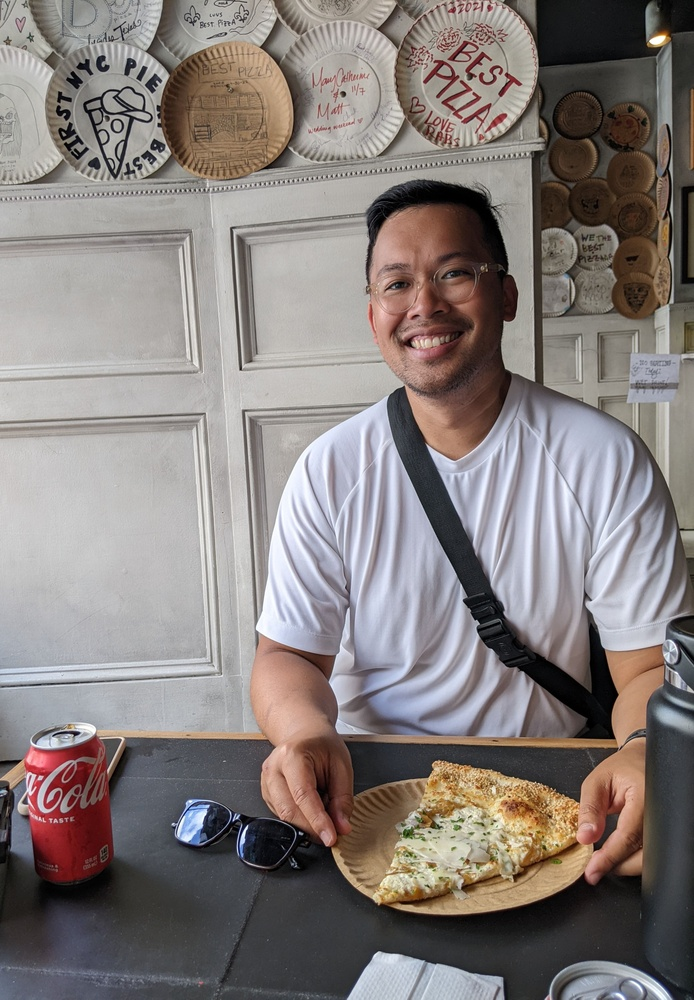
#> input picture py/images/best_pizza.jpg, 694 x 1000 px, shrunk from 2786 x 4017 before the run
$ python binarized.py
#> lines starting #> are read from the running program, lines starting #| are printed output that depends on the picture; after the words box and inside, x2 and y2 are one past the last pixel; in counts of white or black regions, pixels touching at a corner belong together
### py/color_helper.py
# Colour Helper
# asher
# 13 December 2023

# Do you need help with colours?
# This is for you!


# [21 lines left out: function pixel_to_string, not called in this run]

def is_light(pixel: tuple) -> bool:
    """check if average RGB value is at least 128"""
    r, g, b = pixel
    return (r + g + b) / 3 >= 128

# [10 lines that do not run on import are left out]

### py/binarized.py
# binarized image
# asher
# 2023-12-19

import color_helper

from PIL import Image

with Image.open("./images/best_pizza.jpg") as im:
#> im is the input picture: PIL image 694x1000 RGB; mean R, G, B 134.1, 126.4, 124.1
  image_height = im.height
#> image_height = 1000
  image_width = im.width
#> image_width = 694

  for y in range(image_height):
    for x in range(image_width):
      pixel = im.getpixel((x, y))

      # check if pixel is white
      if color_helper.is_light(pixel):
        im.putpixel((x, y), (255, 255, 255))
      else:
        im.putpixel((x, y), (0, 0, 0))
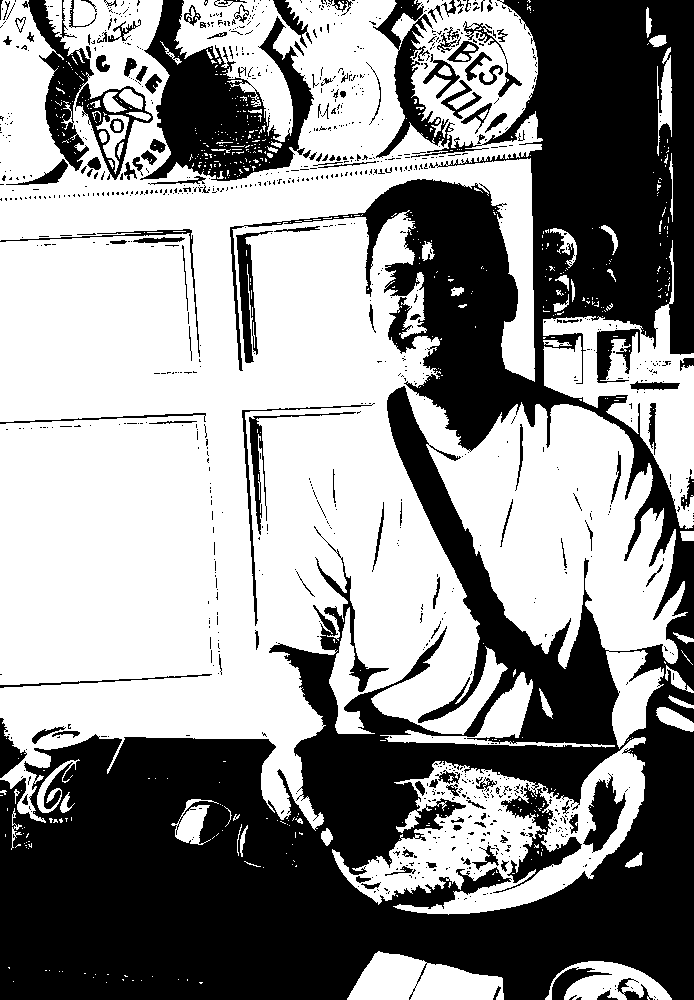
#> im: PIL image 694x1000 RGB; 56.7% white; 1061 black regions (917 under 20 px), largest, box (x1, y1, x2, y2) and area: (0, 0, 694, 1000) 255909, (140, 0, 314, 181) 14387, (22, 0, 94, 171) 4079

  # save the image
  im.save("./Images/output.jpg")
